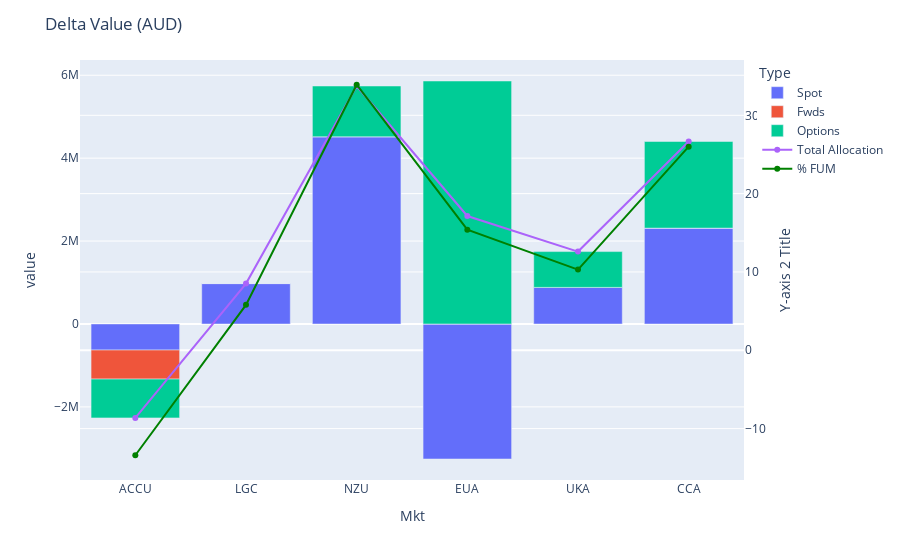

The notebook cell this image was saved under:
### Code cell
delta_graph = px.bar(m, x='Mkt', y='value',color='Type')
delta_graph.add_trace(go.Scatter(x=b.Mkt, y=b['Total_Delta'],name='Total Allocation'))#, name='Total Allocation', base=0))
delta_graph.update_layout(title='Delta Value (AUD)')

delta_graph.add_trace(go.Scatter(x=b.Mkt, y=b.FUM, name='% FUM', line=dict(color='green'), yaxis='y2'))
# Add the second y-axis
delta_graph.update_layout(
    yaxis2=dict(
        title='Y-axis 2 Title',
        overlaying='y',
        side='right'
    )
)
delta_graph.show()

### Figure 1 — Plotly figure (JSON) as saved in the notebook; plotly's stock layout.template omitted (floating-point values rounded to 4 significant figures)
{"data": [{"alignmentgroup": "True", "hovertemplate": "Type=Spot<br>Mkt=%{x}<br>value=%{y}<extra></extra>", "legendgroup": "Spot", "marker": {"color": "#636efa", "pattern": {"shape": ""}}, "name": "Spot", "offsetgroup": "Spot", "orientation": "v", "showlegend": true, "textposition": "auto", "type": "bar", "x": ["ACCU", "LGC", "NZU", "EUA", "UKA", "CCA"], "xaxis": "x", "y": [-628950, 975000, 4516229, -3256795, 882882, 2312432], "yaxis": "y"}, {"alignmentgroup": "True", "hovertemplate": "Type=Fwds<br>Mkt=%{x}<br>value=%{y}<extra></extra>", "legendgroup": "Fwds", "marker": {"color": "#EF553B", "pattern": {"shape": ""}}, "name": "Fwds", "offsetgroup": "Fwds", "orientation": "v", "showlegend": true, "textposition": "auto", "type": "bar", "x": ["ACCU", "LGC", "NZU", "EUA", "UKA", "CCA"], "xaxis": "x", "y": [-700000, 0, 0, 0, 0, 0], "yaxis": "y"}, {"alignmentgroup": "True", "hovertemplate": "Type=Options<br>Mkt=%{x}<br>value=%{y}<extra></extra>", "legendgroup": "Options", "marker": {"color": "#00cc96", "pattern": {"shape": ""}}, "name": "Options", "offsetgroup": "Options", "orientation": "v", "showlegend": true, "textposition": "auto", "type": "bar", "x": ["ACCU", "LGC", "NZU", "EUA", "UKA", "CCA"], "xaxis": "x", "y": [-936388, 0, 1224182, 5861121, 863643, 2089597], "yaxis": "y"}, {"name": "Total Allocation", "type": "scatter", "x": ["ACCU", "LGC", "NZU", "EUA", "UKA", "CCA"], "y": [-2265338, 975000, 5740411, 2604326, 1746525, 4402029]}, {"line": {"color": "green"}, "name": "% FUM", "type": "scatter", "x": ["ACCU", "LGC", "NZU", "EUA", "UKA", "CCA"], "y": [-13.4, 5.8, 33.9, 15.4, 10.3, 26], "yaxis": "y2"}], "layout": {"barmode": "relative", "legend": {"title": {"text": "Type"}, "tracegroupgap": 0}, "margin": {"t": 60}, "title": {"text": "Delta Value (AUD)"}, "xaxis": {"anchor": "y", "domain": [0, 1], "title": {"text": "Mkt"}}, "yaxis": {"anchor": "x", "domain": [0, 1], "title": {"text": "value"}}, "yaxis2": {"overlaying": "y", "side": "right", "title": {"text": "Y-axis 2 Title"}}}}
